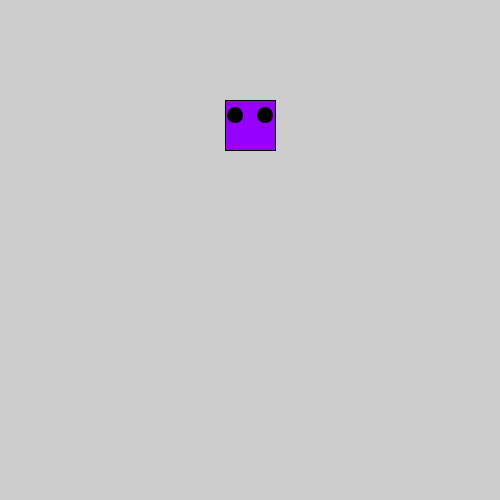
Frame 1 (no input)
Frame 60 (the mouse pressed at the canvas centre just before this capture): identical to frame 1, image omitted
Frame 120 (the mouse held since frame 60 and released just before this capture): identical to frame 1, image omitted

The Processing sketch that drew this single still picture (run headless with seeded random() and noise(); from frame 60 on, the mouse is pressed at the canvas centre):

// Processing sketch: RobotsHead
// ── RobotsHead.pde
//Create Robot's head using rect() & ellipse

void setup(){
size(500,500);
}
void draw(){
  fill(150,0,255);
  rect(225,100,50,50); // size of rect
  fill(0,0,0);
  ellipse(235,115,15,15); // left eye of robot 
  ellipse(265,115,15,15); // right eye of robot 
  fill(150,0,255);
  
}
